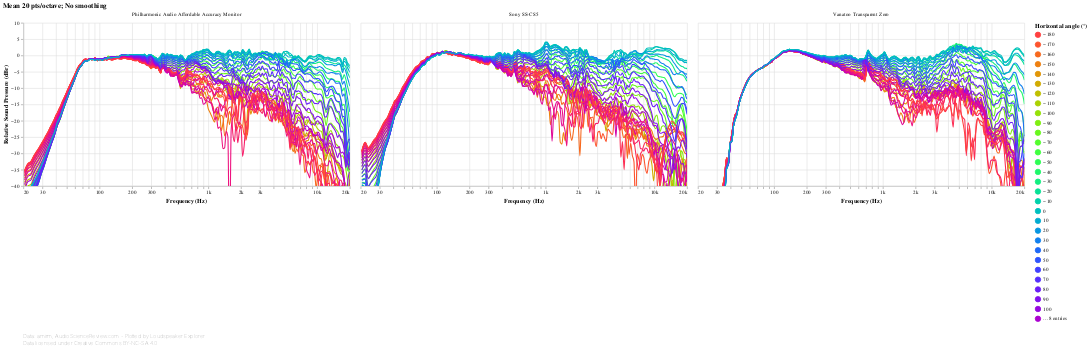

Notebook code cell kept with this figure:
### Markdown cell above
Use the slider at the bottom to focus on a specific angle. Note that the slider can be slow to respond, especially if there are many speakers. Double-click the chart to reset.

Keep in mind that these graphs can be shown normalized to flat on-axis by changing the settings in the *Normalization* section above.

### Code cell
#@markdown
def off_axis_angles_chart(direction):
    return frequency_response_db_chart(
        speakers_fr_ready
            .loc[:, 'SPL ' + direction]
            .pipe(lsx.data.convert_angles)
            .pipe(lambda df: df.pipe(lsx.pd.set_columns, df.columns.map(mapper=lambda column: f'{column:+.0f}')))
            .rename_axis(columns='Angle'),
        lambda chart: lsx.util.pipe(chart
            .transform_calculate(angle=alt.expr.toNumber(alt.datum.key)),
            lambda chart: lsx.alt.filter_selection(chart, alt.selection_single(
                fields=['angle'],
                bind=alt.binding_range(min=-170, max=180, step=10, name=direction + ' angle selector (°)'),
                clear='dblclick'))
            .encode(
                sound_pressure_yaxis(),
                alt.Color(
                    'angle', title=direction + ' angle (°)', type='quantitative',
                    scale=alt.Scale(scheme='sinebow', domain=(-180, 180)),
                    # We have to explicitly set the legend type to 'gradient' because of https://github.com/vega/vega-lite/issues/6258
                    legend=alt.Legend(type='gradient', gradientLength=300, values=list(range(-180, 180+10, 10))))),
            speaker_facet, speaker_input),
        lambda chart: lsx.alt.interactive_line(chart),
        fold={},
        additional_tooltips=[alt.Tooltip('key', type='nominal', title=direction + ' angle (°)')],
        sidebyside=True
    )

off_axis_angles_chart('Horizontal')

### Figure 1 — Vega-Lite specification as saved in the notebook (floating-point values rounded to 4 significant figures; data arrays with more than 128 entries replaced by an {"elided": "..."} marker saying what was removed)
{"config": {"view": {"continuousWidth": 400, "continuousHeight": 300, "opacity": 0}}, "vconcat": [{"data": {"name": "data-3332174356cbab693da857566fba64eb"}, "facet": {"type": "nominal", "field": "speaker", "title": null}, "spec": {"layer": [{"mark": {"type": "line", "clip": true, "interpolate": "monotone"}, "encoding": {"opacity": {"condition": {"value": 1, "selection": "selector016"}, "value": 0.2}}, "selection": {"selector016": {"type": "multi", "encodings": ["color"], "bind": "legend"}, "selector018": {"type": "interval", "bind": "scales", "encodings": ["x", "y"]}, "selector019": {"type": "single", "fields": ["angle"], "bind": {"input": "range", "max": 180, "min": -170, "name": "Horizontal angle selector (°)", "step": 10}, "clear": "dblclick"}, "selector020": {"type": "single", "fields": ["speaker"], "bind": {"input": "select", "options": [null, "Philharmonic Audio Affordable Accuracy Monitor", "Sony SS-CS5", "Vanatoo Transparent Zero"], "labels": ["All", "Philharmonic Audio Affordable Accuracy Monitor", "Sony SS-CS5", "Vanatoo Transparent Zero"], "name": "Speaker: "}}}, "title": {"text": "Mean 20 pts/octave; No smoothing", "anchor": "start"}}, {"mark": {"type": "circle", "clip": true, "size": 100}, "encoding": {"fillOpacity": {"condition": {"value": 0.3, "selection": "selector017"}, "value": 0}}, "selection": {"selector017": {"type": "single", "on": "mouseover", "clear": "mouseout", "empty": "none", "encodings": ["x", "y"]}}, "title": {"text": "Mean 20 pts/octave; No smoothing", "anchor": "start"}}], "encoding": {"color": {"type": "quantitative", "field": "angle", "legend": {"gradientLength": 300, "type": "gradient", "values": [-180, -170, -160, -150, -140, -130, -120, -110, -100, -90, -80, -70, -60, -50, -40, -30, -20, -10, 0, 10, 20, 30, 40, 50, 60, 70, 80, 90, 100, 110, 120, 130, 140, 150, 160, 170, 180]}, "scale": {"domain": [-180, 180], "scheme": "sinebow"}, "title": "Horizontal angle (°)"}, "tooltip": [{"type": "nominal", "field": "key", "title": "Horizontal angle (°)"}, {"type": "quantitative", "field": "frequency", "format": ".03s", "title": "Frequency (Hz)"}, {"type": "quantitative", "field": "value", "format": ".2f", "title": "Value (dB)"}], "x": {"type": "quantitative", "axis": {"format": "s"}, "field": "frequency", "scale": {"base": 10, "domain": [20, 20000], "nice": false, "type": "log"}, "title": "Frequency (Hz)"}, "y": {"type": "quantitative", "axis": {"grid": true}, "field": "value", "scale": {"domain": [-40, 10]}, "title": ["Relative Sound Pressure (dBr)"]}}, "height": 300, "transform": [{"flatten": ["frequency", "-100", "-10", "-110", "-120", "-130", "-140", "-150", "-160", "-170", "-20", "-30", "-40", "-50", "-60", "-70", "-80", "-90", "+100", "+10", "+110", "+120", "+130", "+140", "+150", "+160", "+170", "+180", "+20", "+30", "+40", "+50", "+60", "+70", "+80", "+90", "+0"]}, {"fold": ["-100", "-10", "-110", "-120", "-130", "-140", "-150", "-160", "-170", "-20", "-30", "-40", "-50", "-60", "-70", "-80", "-90", "+100", "+10", "+110", "+120", "+130", "+140", "+150", "+160", "+170", "+180", "+20", "+30", "+40", "+50", "+60", "+70", "+80", "+90", "+0"]}, {"calculate": "toNumber(datum.key)", "as": "angle"}, {"filter": {"selection": "selector019"}}], "width": 600}, "title": {"text": "Mean 20 pts/octave; No smoothing", "anchor": "start"}, "transform": [{"filter": {"selection": "selector020"}}]}, {"mark": "text", "height": 1, "title": {"text": ["Data: amirm, AudioScienceReview.com - Plotted by Loudspeaker Explorer", "Data licensed under Creative Commons BY-NC-SA 4.0"], "anchor": "start", "color": "gray", "fontSize": 10, "fontWeight": "lighter"}, "width": 600}], "resolve": {"legend": {"color": "independent"}}, "$schema": "https://vega.github.io/schema/vega-lite/v4.8.1.json", "datasets": {"data-3332174356cbab693da857566fba64eb": [{"speaker": "Philharmonic Audio Affordable Accuracy Monitor", "frequency": {"elided": "194 float values"}, "-100": {"elided": "194 float values"}, "-10": {"elided": "194 float values"}, "-110": {"elided": "194 float values"}, "-120": {"elided": "194 float values"}, "-130": {"elided": "194 float values"}, "-140": {"elided": "194 float values"}, "-150": {"elided": "194 float values"}, "-160": {"elided": "194 float values"}, "-170": {"elided": "194 float values"}, "-20": {"elided": "194 float values"}, "-30": {"elided": "194 float values"}, "-40": {"elided": "194 float values"}, "-50": {"elided": "194 float values"}, "-60": {"elided": "194 float values"}, "-70": {"elided": "194 float values"}, "-80": {"elided": "194 float values"}, "-90": {"elided": "194 float values"}, "+100": {"elided": "194 float values"}, "+10": {"elided": "194 float values"}, "+110": {"elided": "194 float values"}, "+120": {"elided": "194 float values"}, "+130": {"elided": "194 float values"}, "+140": {"elided": "194 float values"}, "+150": {"elided": "194 float values"}, "+160": {"elided": "194 float values"}, "+170": {"elided": "194 float values"}, "+180": {"elided": "194 float values"}, "+20": {"elided": "194 float values"}, "+30": {"elided": "194 float values"}, "+40": {"elided": "194 float values"}, "+50": {"elided": "194 float values"}, "+60": {"elided": "194 float values"}, "+70": {"elided": "194 float values"}, "+80": {"elided": "194 float values"}, "+90": {"elided": "194 float values"}, "+0": {"elided": "194 float values"}}, {"speaker": "Sony SS-CS5", "frequency": {"elided": "194 float values"}, "-100": {"elided": "194 float values"}, "-10": {"elided": "194 float values"}, "-110": {"elided": "194 float values"}, "-120": {"elided": "194 float values"}, "-130": {"elided": "194 float values"}, "-140": {"elided": "194 float values"}, "-150": {"elided": "194 float values"}, "-160": {"elided": "194 float values"}, "-170": {"elided": "194 float values"}, "-20": {"elided": "194 float values"}, "-30": {"elided": "194 float values"}, "-40": {"elided": "194 float values"}, "-50": {"elided": "194 float values"}, "-60": {"elided": "194 float values"}, "-70": {"elided": "194 float values"}, "-80": {"elided": "194 float values"}, "-90": {"elided": "194 float values"}, "+100": {"elided": "194 float values"}, "+10": {"elided": "194 float values"}, "+110": {"elided": "194 float values"}, "+120": {"elided": "194 float values"}, "+130": {"elided": "194 float values"}, "+140": {"elided": "194 float values"}, "+150": {"elided": "194 float values"}, "+160": {"elided": "194 float values"}, "+170": {"elided": "194 float values"}, "+180": {"elided": "194 float values"}, "+20": {"elided": "194 float values"}, "+30": {"elided": "194 float values"}, "+40": {"elided": "194 float values"}, "+50": {"elided": "194 float values"}, "+60": {"elided": "194 float values"}, "+70": {"elided": "194 float values"}, "+80": {"elided": "194 float values"}, "+90": {"elided": "194 float values"}, "+0": {"elided": "194 float values"}}, {"speaker": "Vanatoo Transparent Zero", "frequency": {"elided": "194 float values"}, "-100": {"elided": "194 float values"}, "-10": {"elided": "194 float values"}, "-110": {"elided": "194 float values"}, "-120": {"elided": "194 float values"}, "-130": {"elided": "194 float values"}, "-140": {"elided": "194 float values"}, "-150": {"elided": "194 float values"}, "-160": {"elided": "194 float values"}, "-170": {"elided": "194 float values"}, "-20": {"elided": "194 float values"}, "-30": {"elided": "194 float values"}, "-40": {"elided": "194 float values"}, "-50": {"elided": "194 float values"}, "-60": {"elided": "194 float values"}, "-70": {"elided": "194 float values"}, "-80": {"elided": "194 float values"}, "-90": {"elided": "194 float values"}, "+100": {"elided": "194 float values"}, "+10": {"elided": "194 float values"}, "+110": {"elided": "194 float values"}, "+120": {"elided": "194 float values"}, "+130": {"elided": "194 float values"}, "+140": {"elided": "194 float values"}, "+150": {"elided": "194 float values"}, "+160": {"elided": "194 float values"}, "+170": {"elided": "194 float values"}, "+180": {"elided": "194 float values"}, "+20": {"elided": "194 float values"}, "+30": {"elided": "194 float values"}, "+40": {"elided": "194 float values"}, "+50": {"elided": "194 float values"}, "+60": {"elided": "194 float values"}, "+70": {"elided": "194 float values"}, "+80": {"elided": "194 float values"}, "+90": {"elided": "194 float values"}, "+0": {"elided": "194 float values"}}]}}
